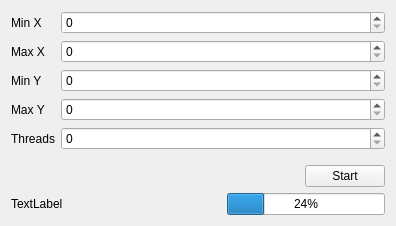
<?xml version="1.0" encoding="UTF-8"?>
<ui version="4.0">
 <class>Form</class>
 <widget class="QWidget" name="Form">
  <property name="geometry">
   <rect>
    <x>0</x>
    <y>0</y>
    <width>396</width>
    <height>226</height>
   </rect>
  </property>
  <property name="windowTitle">
   <string>Form</string>
  </property>
  <layout class="QVBoxLayout" name="verticalLayout">
   <item>
    <layout class="QFormLayout" name="formLayout">
     <item row="0" column="1">
      <widget class="QSpinBox" name="edit_x_min"/>
     </item>
     <item row="1" column="1">
      <widget class="QSpinBox" name="edit_x_max"/>
     </item>
     <item row="2" column="1">
      <widget class="QSpinBox" name="edit_y_min"/>
     </item>
     <item row="3" column="1">
      <widget class="QSpinBox" name="edit_y_max"/>
     </item>
     <item row="0" column="0">
      <widget class="QLabel" name="label">
       <property name="text">
        <string>Min X</string>
       </property>
      </widget>
     </item>
     <item row="1" column="0">
      <widget class="QLabel" name="label_2">
       <property name="text">
        <string>Max X</string>
       </property>
      </widget>
     </item>
     <item row="2" column="0">
      <widget class="QLabel" name="label_3">
       <property name="text">
        <string>Min Y</string>
       </property>
      </widget>
     </item>
     <item row="3" column="0">
      <widget class="QLabel" name="label_4">
       <property name="text">
        <string>Max Y</string>
       </property>
      </widget>
     </item>
     <item row="4" column="0">
      <widget class="QLabel" name="label_5">
       <property name="text">
        <string>Threads</string>
       </property>
      </widget>
     </item>
     <item row="4" column="1">
      <widget class="QSpinBox" name="edit_threads"/>
     </item>
    </layout>
   </item>
   <item>
    <spacer name="verticalSpacer">
     <property name="orientation">
      <enum>Qt::Vertical</enum>
     </property>
     <property name="sizeHint" stdset="0">
      <size>
       <width>20</width>
       <height>40</height>
      </size>
     </property>
    </spacer>
   </item>
   <item>
    <layout class="QHBoxLayout" name="horizontalLayout">
     <item>
      <spacer name="horizontalSpacer">
       <property name="orientation">
        <enum>Qt::Horizontal</enum>
       </property>
       <property name="sizeHint" stdset="0">
        <size>
         <width>40</width>
         <height>20</height>
        </size>
       </property>
      </spacer>
     </item>
     <item>
      <widget class="QPushButton" name="start_button">
       <property name="text">
        <string>Start</string>
       </property>
      </widget>
     </item>
    </layout>
   </item>
   <item>
    <layout class="QHBoxLayout" name="horizontalLayout_2">
     <item>
      <widget class="QLabel" name="progress_text">
       <property name="text">
        <string>TextLabel</string>
       </property>
      </widget>
     </item>
     <item>
      <spacer name="horizontalSpacer_2">
       <property name="orientation">
        <enum>Qt::Horizontal</enum>
       </property>
       <property name="sizeHint" stdset="0">
        <size>
         <width>40</width>
         <height>20</height>
        </size>
       </property>
      </spacer>
     </item>
     <item>
      <widget class="QProgressBar" name="progressBar">
       <property name="value">
        <number>24</number>
       </property>
      </widget>
     </item>
    </layout>
   </item>
  </layout>
 </widget>
 <resources/>
 <connections/>
</ui>
